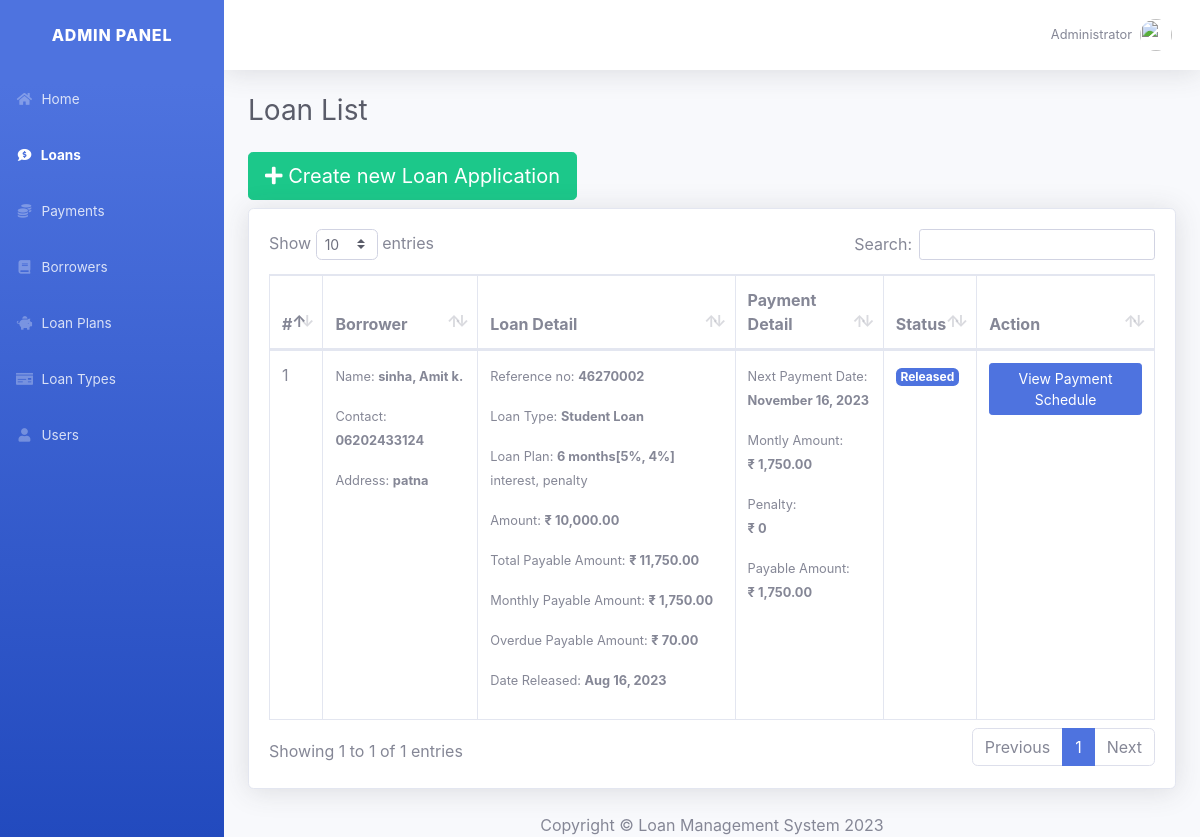
The page /loan.php (signed in) on the database its author committed.
### tables this page shows
CREATE TABLE `user` (
  `user_id` int(11) NOT NULL,
  `username` varchar(30) NOT NULL,
  `password` varchar(30) NOT NULL,
  `firstname` text NOT NULL,
  `lastname` text NOT NULL
);

CREATE TABLE `loan` (
  `loan_id` int(11) NOT NULL,
  `ref_no` varchar(50) NOT NULL,
  `ltype_id` int(30) NOT NULL,
  `borrower_id` int(30) NOT NULL,
  `purpose` text NOT NULL,
  `amount` double NOT NULL,
  `lplan_id` int(30) NOT NULL,
  `status` tinyint(1) NOT NULL COMMENT '0=request, 1=confirmed, 2=released, 3=completed, 4=denied',
  `date_released` datetime NOT NULL,
  `date_created` datetime NOT NULL
);

CREATE TABLE `borrower` (
  `borrower_id` int(11) NOT NULL,
  `firstname` varchar(100) NOT NULL,
  `middlename` varchar(100) NOT NULL,
  `lastname` varchar(100) NOT NULL,
  `contact_no` varchar(15) NOT NULL,
  `address` text NOT NULL,
  `email` varchar(30) NOT NULL,
  `tax_id` varchar(20) NOT NULL
);

CREATE TABLE `loan_type` (
  `ltype_id` int(11) NOT NULL,
  `ltype_name` text NOT NULL,
  `ltype_desc` text NOT NULL
);

CREATE TABLE `loan_plan` (
  `lplan_id` int(11) NOT NULL,
  `lplan_month` int(11) NOT NULL,
  `lplan_interest` float NOT NULL,
  `lplan_penalty` int(11) NOT NULL
);

CREATE TABLE `loan_schedule` (
  `loan_sched_id` int(50) NOT NULL,
  `loan_id` int(11) NOT NULL,
  `due_date` date NOT NULL
);

### config.php (called while the page is built, shortened)
<?php
	class db_connect{
		public $host = db_host;
		public $user = db_user;
		public $pass = db_pass;
		public $name = db_name;
		public function connect(){
			$this->conn = new mysqli($this->host, $this->user, $this->pass, $this->name);
		}
	}
?>

### class.php (called while the page is built, shortened)
<?php
	require_once'config.php';
	class db_class extends db_connect{
		public function user_acc($user_id){
			$query=$this->conn->prepare("SELECT * FROM `user` WHERE `user_id`='$user_id'") or die($this->conn->error);
			if($query->execute()){
				$result=$query->get_result();
				$fetch=$result->fetch_array();
				return $fetch['firstname']." ".$fetch['lastname'];
			}
		}
		public function display_loan(){
			$query=$this->conn->prepare("SELECT * FROM `loan` INNER JOIN `borrower` ON loan.borrower_id=borrower.borrower_id INNER JOIN `loan_type` ON loan.ltype_id=loan_type.ltype_id INNER JOIN `loan_plan` ON loan.lplan_id=loan_plan.lplan_id") or die($this->conn->error);
			if($query->execute()){
				$result = $query->get_result();
				return $result;
			}
		}
	}
?>

### loan.php (the view, shortened to what this page needs)
<?php
	require_once'class.php';
	$db=new db_class();
?>
<!DOCTYPE html>
<html lang="en">
<head>
    <link href="fontawesome-free/css/all.min.css" rel="stylesheet" type="text/css">
    <link href="css/sb-admin-2.css" rel="stylesheet">
    <link href="css/dataTables.bootstrap4.css" rel="stylesheet">
    <link href="css/select2.css" rel="stylesheet">
</head>
<body id="page-top">
    <div id="wrapper">
        <ul class="navbar-nav bg-gradient-primary sidebar sidebar-dark accordion" id="accordionSidebar">
            <a class="sidebar-brand d-flex align-items-center justify-content-center" href="home.php">
                <div class="sidebar-brand-text mx-3">ADMIN PANEL</div>
            </a>
            <li class="nav-item">
                <a class="nav-link" href="home.php">
                    <i class="fas fa-fw fa-home"></i>
                    <span>Home</span></a>
            </li>
			<li class="nav-item active">
                <a class="nav-link" href="loan.php">
                    <i class="fas fa-fw fas fa-comment-dollar"></i>
                    <span>Loans</span></a>
            </li>
			<li class="nav-item">
                <a class="nav-link" href="payment.php">
                    <i class="fas fa-fw fas fa-coins"></i>
                    <span>Payments</span></a>
            </li>
			<li class="nav-item">
                <a class="nav-link" href="borrower.php">
                    <i class="fas fa-fw fas fa-book"></i>
                    <span>Borrowers</span></a>
            </li>
			<li class="nav-item">
                <a class="nav-link" href="loan_plan.php">
                    <i class="fas fa-fw fa-piggy-bank"></i>
                    <span>Loan Plans</span></a>
            </li>
			<li class="nav-item">
                <a class="nav-link" href="loan_type.php">
                    <i class="fas fa-fw fa-money-check"></i>
                    <span>Loan Types</span></a>
            </li>
			<li class="nav-item">
                <a class="nav-link" href="user.php">
                    <i class="fas fa-fw fa-user"></i>
                    <span>Users</span></a>
            </li>
        </ul>
        <div id="content-wrapper" class="d-flex flex-column">
            <div id="content">
                <nav class="navbar navbar-expand navbar-light bg-white topbar mb-4 static-top shadow">
                    <ul class="navbar-nav ml-auto">
                        <li class="nav-item dropdown no-arrow">
                            <a class="nav-link dropdown-toggle" href="#" id="userDropdown" role="button"
                                data-toggle="dropdown" aria-haspopup="true" aria-expanded="false">
                                <span class="mr-2 d-none d-lg-inline text-gray-600 small"><?php echo $db->user_acc($_SESSION['user_id'])?></span>
                                <img class="img-profile rounded-circle"
                                    src="image/admin_profile.svg">
                            </a>
                        </li>
                    </ul>
                </nav>
                <div class="container-fluid">
                    <div class="d-sm-flex align-items-center justify-content-between mb-4">
                        <h1 class="h3 mb-0 text-gray-800">Loan List</h1>
                    </div>
					<button class="mb-2 btn btn-lg btn-success" href="#" data-toggle="modal" data-target="#addModal"><span class="fa fa-plus"></span> Create new Loan Application</button>
                    <div class="card shadow mb-4">
                        <div class="card-body">
                            <div class="table-responsive">
                                <table class="table table-bordered" id="dataTable" width="100%" cellspacing="0">
                                    <thead>
                                        <tr>
                                            <th>#</th>
                                            <th>Borrower</th>
                                            <th>Loan Detail</th>
                                            <th>Payment Detail</th>
                                            <th>Status</th>
                                            <th>Action</th>
                                        </tr>
                                    </thead>
                                    <tbody>
										<?php
											$tbl_loan=$db->display_loan();
											$i=1;
											while($fetch=$tbl_loan->fetch_array()){
										?>
                                        <tr>
											<td><?php echo $i++;?></td>
											<td>
												<p><small>Name: <strong><?php echo $fetch['lastname'].", ".$fetch['firstname']." ".substr($fetch['middlename'], 0, 1)."."?></strong></small></p>
												<p><small>Contact: <strong><?php echo $fetch['contact_no']?></strong></small></p>
												<p><small>Address: <strong><?php echo $fetch['address']?></strong></small></p>
											</td>
											<td>
												<p><small>Reference no: <strong><?php echo $fetch['ref_no']?></strong></small></p>
												<p><small>Loan Type: <strong><?php echo $fetch['ltype_name']?></strong></small></p>
												<p><small>Loan Plan: <strong><?php echo $fetch['lplan_month']." months[".$fetch['lplan_interest']."%, ".$fetch['lplan_penalty']."%]"?></strong> interest, penalty</small></p>
												<?php
													$monthly =($fetch['amount'] + ($fetch['amount'] * ($fetch['lplan_interest']/100))) / $fetch['lplan_month'];
													$penalty=$monthly * ($fetch['lplan_penalty']/100);
													$totalAmount=$fetch['amount']+$monthly;
												?>
												<p><small>Amount: <strong><?php echo "&#8377; ".number_format($fetch['amount'], 2)?></strong></small></p>
												<p><small>Total Payable Amount: <strong><?php echo "&#8377; ".number_format($totalAmount, 2)?></strong></small></p>
												<p><small>Monthly Payable Amount: <strong><?php echo "&#8377; ".number_format($monthly, 2)?></strong></small></p>
												<p><small>Overdue Payable Amount: <strong><?php echo "&#8377; ".number_format($penalty, 2)?></strong></small></p>
												<?php
													if (preg_match('/[1-9]/', $fetch['date_released'])){
														echo '<p><small>Date Released: <strong>'.date("M d, Y", strtotime($fetch['date_released'])).'</strong></small></p>';
													}
												?>
											</td>
											<td>
												<?php
													$payment=$db->conn->query("SELECT * FROM `payment` WHERE `loan_id`='$fetch[loan_id]'") or die($this->conn->error);
													$paid = $payment->num_rows;
													$offset = $paid > 0 ? " offset $paid ": "";
													if($fetch['status'] == 2){
														$next = $db->conn->query("SELECT * FROM `loan_schedule` WHERE `loan_id`='$fetch[loan_id]' ORDER BY date(due_date) ASC limit 1 $offset ")->fetch_assoc()['due_date'];
														$add = (date('Ymd',strtotime($next)) < date("Ymd") ) ?  $penalty : 0;
														echo "<p><small>Next Payment Date: <br /><strong>".date('F d, Y',strtotime($next))."</strong></small></p>";
														echo "<p><small>Montly Amount: <br /><strong>&#8377; ".number_format($monthly, 2)."</strong></small></p>";
														echo "<p><small>Penalty: <br /><strong>&#8377; ".$add."</strong></small></p>";
														echo "<p><small>Payable Amount: <br /><strong>&#8377; ".number_format($monthly+$add, 2)."</strong></small></p>";
													}
												?>
											</td>
											<td>
												<?php
													if($fetch['status']==0){
														echo '<span class="badge badge-warning">For Approval</span>';
													}else if($fetch['status']==1){
														echo '<span class="badge badge-info">Approved</span>';
													}else if($fetch['status']==2){
														echo '<span class="badge badge-primary">Released</span>';
													}else if($fetch['status']==3){
														echo '<span class="badge badge-success">Completed</span>';
													}else if($fetch['status']==4){
														echo '<span class="badge badge-danger">Denied</span>';
													}
												?>
											</td>
                                            <td>
												<?php
													if($fetch['status']==2){
												?>
													<button class="btn btn-sm btn-primary" href="#" data-toggle="modal" data-target="#viewSchedule<?php echo $fetch['loan_id']?>">View Payment Schedule</button>
												<?php
													}else if($fetch['status']==3){
												?>
													<button class="btn btn-lg btn-success" readonly="readonly">COMPLETED</button>
												<?php
													}
												?>
											</td>
                                        </tr>
										<?php
											}
										?>
                                    </tbody>
                                </table>
                            </div>
						</div>
                    </div>
				</div>
            <footer class="stocky-footer">
                <div class="container my-auto">
                    <div class="copyright text-center my-auto">
                        <span>Copyright &copy; Loan Management System <?php echo date("Y")?></span>
                    </div>
                </div>
            </footer>
        </div>
    </div>
</body>
</html>

### rows shown on the page
user: $db->user_acc($_SESSION['user_id']) "Administrator"
loan: borrower.lastname "sinha", borrower.firstname "Amit", borrower.middlename "k", borrower.contact_no "06202433124", borrower.address "patna", ref_no "46270002", ltype.ltype_name "Student Loan", lplan.lplan_month "6", lplan.lplan_interest "5", lplan.lplan_penalty "4", amount "10,000.00", amount.lplan_month "11,750.00", amount.lplan_month "1,750.00", amount.lplan_penalty "70.00", date_released "Aug 16, 2023", loan_id.due_date "November 16, 2023", loan_id.due_date "0", $monthly+$add "1,750.00", status "Released"
